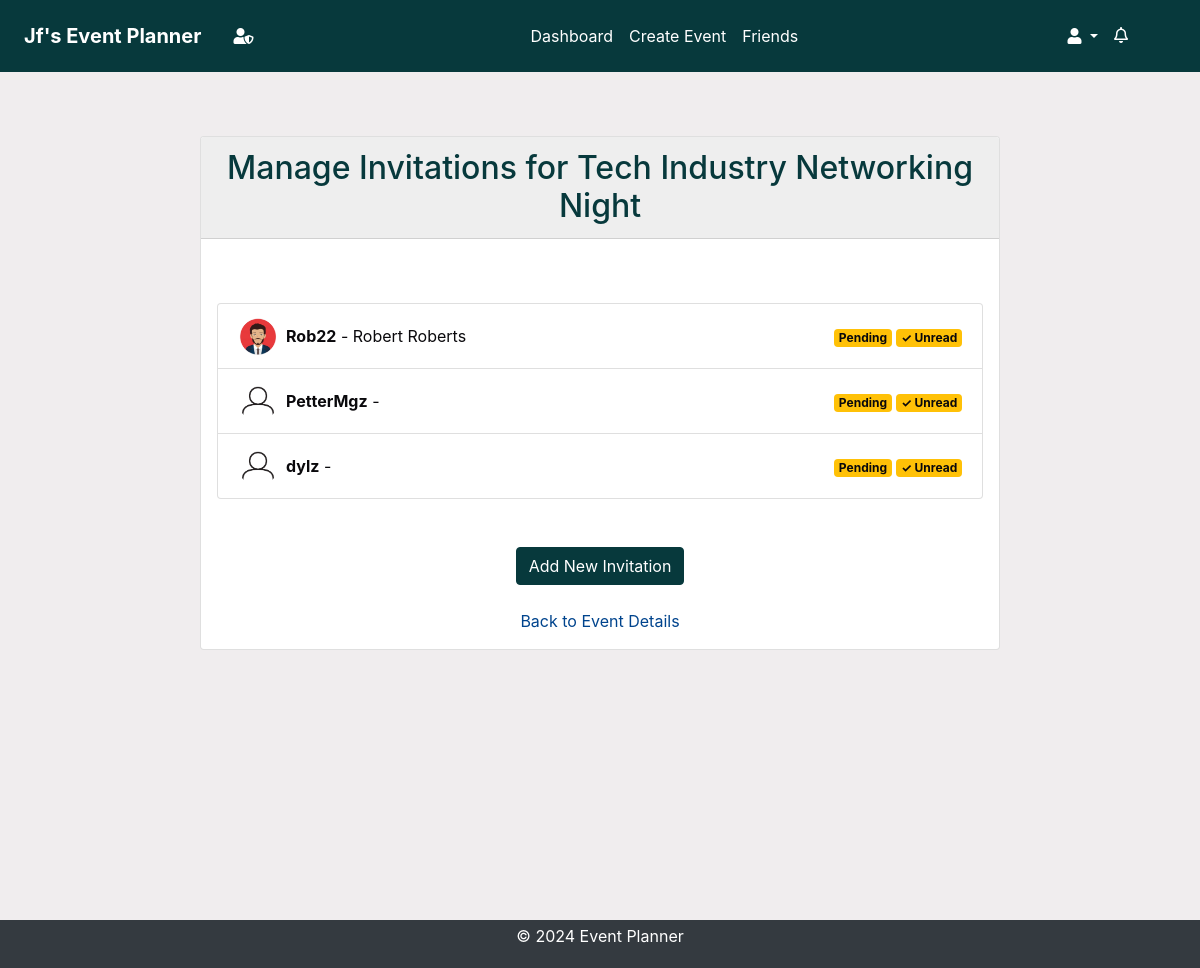
The page /invitations/manage/317/ (signed in) on the database as committed earlier.
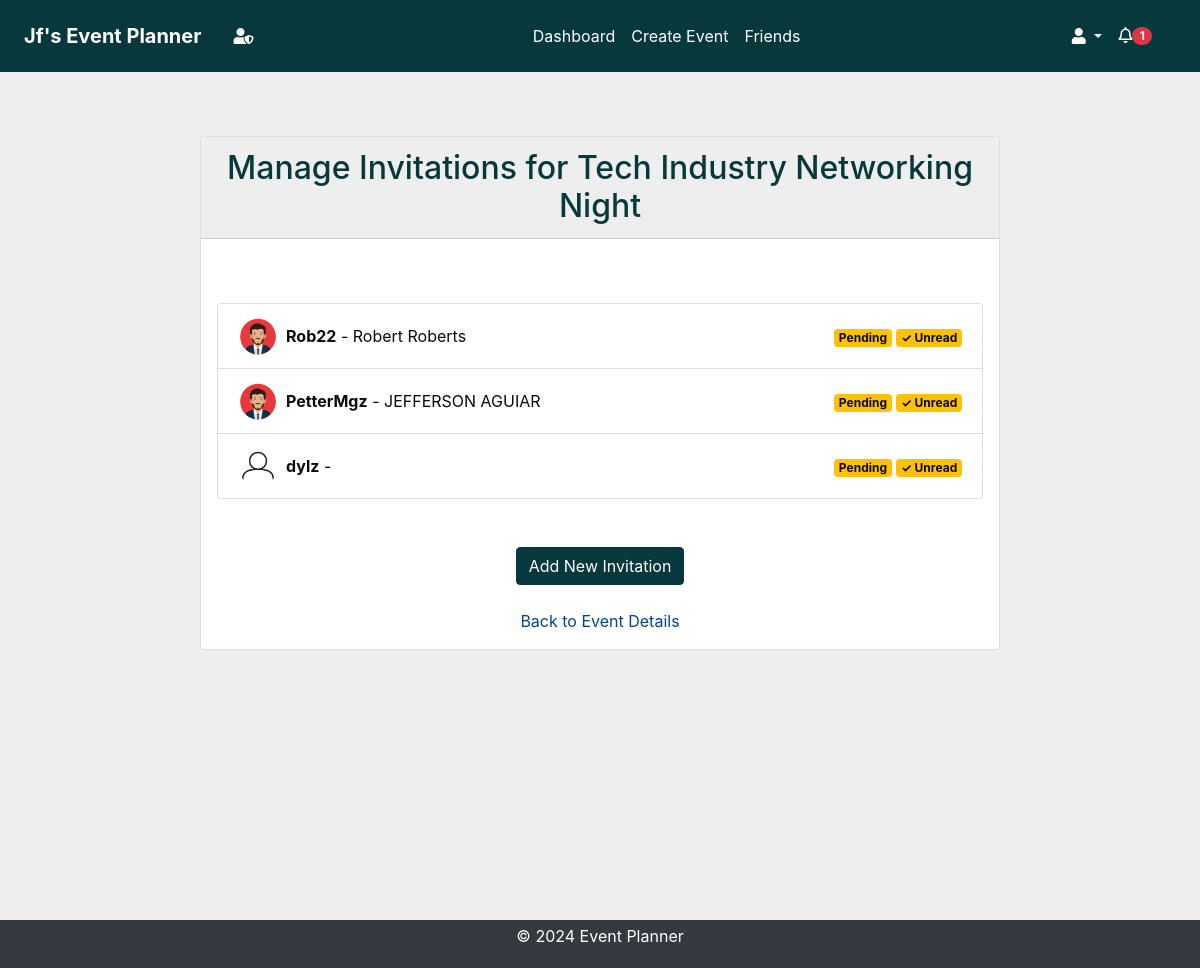
The same page on the database as committed later.
### invitations/models.py (models this page shows, shortened)
class Invitation(models.Model):
    STATUS_CHOICES = [
        ("Pending", "Pending"),
        ("Accepted", "Accepted"),
        ("Declined", "Declined"),
    ]
    event = models.ForeignKey(
        Event, on_delete=models.CASCADE, related_name="invitations"
    )
    user = models.ForeignKey(User, on_delete=models.CASCADE)
    status = models.CharField(
        max_length=20, choices=STATUS_CHOICES, default="Pending"
    )
    suggested_date = models.DateTimeField(null=True, blank=True)
    read = models.BooleanField(default=False)
    created_at = models.DateTimeField(auto_now_add=True)
    updated_at = models.DateTimeField(auto_now=True)

### accounts/models.py (models this page shows, shortened)
class UserProfile(models.Model):
    user = models.OneToOneField(User, on_delete=models.CASCADE)
    profile_picture = models.CharField(max_length=254, default="default.png")
    created_at = models.DateTimeField(auto_now_add=True)
    updated_at = models.DateTimeField(auto_now=True)

### invitations/views.py (the view)
@login_required
def manage_invitations(request, event_id):
    event = get_object_or_404(Event, id=event_id)
    if event.created_by != request.user:
        return redirect("dashboard")
    invitations = Invitation.objects.filter(event=event).select_related("user")
    return render(
        request,
        "invitations/manage_invitations.html",
        {"event": event, "invitations": invitations},
    )

### accounts/context_processors.py (called while the page is built)
def google_api_key(request):
    return {"GOOGLE_API_KEY": os.getenv("GOOGLE_API_KEY")}

### notifications/context_processors.py (called while the page is built)
def notifications(request):
    if request.user.is_authenticated:
        all_unread_notifications = Notification.objects.filter(
            user=request.user, read=False
        ).order_by("-created_at")
        unread_count = all_unread_notifications.count()
        recent_unread_notifications = all_unread_notifications[:8]
        return {
            "recent_unread_notifications": recent_unread_notifications,
            "unread_count": unread_count,
        }
    return {}

### templates/invitations/manage_invitations.html (shortened to what this page needs)
{% extends 'base.html' %}
{% load static %}
{% block content %}
  <div class="container card mt-5" style="max-width: 800px;">
    <h2 class="text-center card-header text-dark">Manage Invitations for {{ event.title }}</h2>
    <form class="invitation-list">
      <ul class="list-group mt-5 mb-5">
        {% for invitation in invitations %}
          <li class="list-group-item d-flex justify-content-between align-items-center">
            <img src="{% static 'images/profile_pictures/' %}{{ invitation.user.userprofile.profile_picture }}" alt="{{ invitation.user.username }}'s profile picture" class="rounded-circle mr-2" style="width: 40px; height: 40px;" >
            <span style="margin-right:auto;"><strong>{{ invitation.user.username }}</strong> - {{ invitation.user.first_name }} {{ invitation.user.last_name }}</span>
            <span>
              <span class="badge bg-{{ invitation.status|lower }}">{{ invitation.status }}</span>
              {% if invitation.read %}
                <span class="badge bg-success">✓ Read</span>
              {% else %}
                <span class="badge bg-warning">✓ Unread</span>
              {% endif %}
            </span>
          </li>
        {% empty %}
          <li class="list-group-item">No invitations found.</li>
        {% endfor %}
      </ul>
      <div class="text-center mt-4">
        <a href="{% url 'create_invitation' event.id %}" class="btn btn-primary">Add New Invitation</a>
      </div>
      <div class="text-center mt-4">
        <a style="color: #00448d;" href="{% url 'event_details' event.id %}">Back to Event Details</a>
      </div>
    </form>
  </div>
{% endblock %}

### templates/base.html (shortened to what this page needs)
<!DOCTYPE html>
<html lang="en">
<head>
    {% load static %}
    <link rel="stylesheet" href="https://stackpath.bootstrapcdn.com/bootstrap/4.5.2/css/bootstrap.min.css">
    <link rel="stylesheet" href="{% static 'css/styles.css' %}">
    <link rel="stylesheet" href="https://cdnjs.cloudflare.com/ajax/libs/font-awesome/5.15.4/css/all.min.css">
    <link rel="stylesheet" href="https://cdnjs.cloudflare.com/ajax/libs/fullcalendar/3.10.2/fullcalendar.min.css">
</head>
<body class="c-app">
    <header class="c-header c-header-light c-header-fixed">
        <nav class="navbar navbar-expand-lg navbar-light">
            {% if user.is_authenticated %}
                <a class="navbar-brand" href="{% url 'dashboard' %}"><strong> {{ user.username|title }}'s Event Planner</strong></a>
            {% else %}
                <a class="navbar-brand" href="{% url 'home' %}"><h1><strong>Event Planner</strong></h1></a>
            {% endif %}
            {% if user.is_superuser %}
            <a class="nav-link" aria-label="Admin Panel"  href="{% url 'admin:index' %}"> <i class="fas fa-user-shield"></i></a>
            {% endif %}
            <div class="collapse navbar-collapse" id="navbarSupportedContent">
                {% if user.is_authenticated %}
                <ul class="navbar-nav mx-auto">
                    <li class="nav-item {% if request.resolver_match.url_name == 'dashboard' %}active{% endif %}">
                        <a class="nav-link" href="{% url 'dashboard' %}">Dashboard</a>
                    </li>
                    <li class="nav-item {% if request.resolver_match.url_name == 'create_event' %}active{% endif %}">
                        <a class="nav-link" href="{% url 'create_event' %}">Create Event</a>
                    </li>
                    <li class="nav-item {% if request.resolver_match.url_name == 'friends_page' %}active{% endif %}">
                        <a class="nav-link" href="{% url 'friends_page' %}">Friends</a>
                    </li>
                    {% endif %}
                </ul>
                {% if user.is_authenticated %}
                <ul class="navbar-nav d-flex">
                    <li class="nav-item dropdown">
                        <a class="nav-link dropdown-toggle" href="#" id="profileLink" role="button" data-toggle="dropdown" aria-haspopup="true" aria-expanded="false">
                            <i class="fas fa-user"></i>
                        </a>
                    </li>
                </ul>
                {% endif %}
            </div>
            {% if user.is_authenticated %}
                <ul class="navbar-nav ml-auto d-flex">
                    <li class="nav-item mr-3">
                        <a class="nav-link" href="#" id="notificationBell" role="button" data-toggle="dropdown" aria-haspopup="true" aria-expanded="false">
                            <i class="fas fa-bell" style="font-weight:100;"></i>
                            {% if unread_count > 0 %}
                                <span class="badge badge-pill badge-danger">{{ unread_count }}</span>
                            {% else %}
                                <span class="badge badge-pill badge-danger" style="opacity: 0;min-width:1.5rem;min-height:0.9rem">{{ unread_count }}</span>
                            {% endif %}
                        </a>
                    </li>
                </ul>
            {% endif %}
        </nav>
    </header>
    <main class="c-main">
        <div class="container-fluid">
            <div class="fade-in">
                {% block content %}{% endblock %}
            </div>
        </div>
    </main>
    <footer class="footer py-1">
        <div class="container text-center">
            <p class="text-white">&copy; 2024 Event Planner</p>
        </div>
    </footer>
</body>
</html>

Rows that differ between the two databases and show on the page:
changed through a linked row, Invitation "PetterMgz": user.userprofile.profile_picture: picture added in place of a placeholder; user.first_name (not shown) → "JEFFERSON"; user.last_name (not shown) → "AGUIAR"
Other text that changed with them:
{{ unread_count }}: (not shown) → "1"
